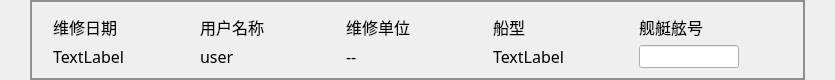
             <widget class="QWidget" name="widget_information_feedback_top" native="true">
              <property name="minimumSize">
               <size>
                <width>0</width>
                <height>80</height>
               </size>
              </property>
              <property name="maximumSize">
               <size>
                <width>16777215</width>
                <height>80</height>
               </size>
              </property>
              <layout class="QHBoxLayout" name="horizontalLayout_19">
               <property name="leftMargin">
                <number>30</number>
               </property>
               <property name="topMargin">
                <number>0</number>
               </property>
               <property name="rightMargin">
                <number>30</number>
               </property>
               <property name="bottomMargin">
                <number>0</number>
               </property>
               <item>
                <widget class="QGroupBox" name="groupBox_information_feedback_top">
                 <property name="minimumSize">
                  <size>
                   <width>0</width>
                   <height>80</height>
                  </size>
                 </property>
                 <property name="maximumSize">
                  <size>
                   <width>16777215</width>
                   <height>80</height>
                  </size>
                 </property>
                 <property name="styleSheet">
                  <string notr="true">QGroupBox#groupBox_information_feedback_top{
border: 2px solid #8f8f91;}    
</string>
                 </property>
                 <property name="title">
                  <string/>
                 </property>
                 <layout class="QHBoxLayout" name="horizontalLayout_20">
                  <property name="leftMargin">
                   <number>11</number>
                  </property>
                  <property name="topMargin">
                   <number>0</number>
                  </property>
                  <property name="rightMargin">
                   <number>11</number>
                  </property>
                  <property name="bottomMargin">
                   <number>0</number>
                  </property>
                  <item>
                   <widget class="QWidget" name="widget_Diagnosis_Date" native="true">
                    <layout class="QVBoxLayout" name="verticalLayout_23">
                     <item>
                      <widget class="QLabel" name="label_Diagnosis_Date_sign">
                       <property name="minimumSize">
                        <size>
                         <width>80</width>
                         <height>0</height>
                        </size>
                       </property>
                       <property name="maximumSize">
                        <size>
                         <width>80</width>
                         <height>16777215</height>
                        </size>
                       </property>
                       <property name="font">
                        <font>
                         <family>微软雅黑</family>
                         <pointsize>12</pointsize>
                         <weight>50</weight>
                         <italic>false</italic>
                         <bold>false</bold>
                        </font>
                       </property>
                       <property name="styleSheet">
                        <string notr="true">/*QLabel { 
    border-radius: 8px; 
    min-width: 120px;
    min-height: 40px;
	background-color: rgb(216, 255, 164);
	color: rgb(0, 85, 255);
	font: 75 10pt &quot;微软雅黑&quot;;
 }*/</string>
                       </property>
                       <property name="text">
                        <string>维修日期</string>
                       </property>
                      </widget>
                     </item>
                     <item>
                      <widget class="QLabel" name="label_Diagnosis_Date">
                       <property name="font">
                        <font>
                         <family>微软雅黑</family>
                         <pointsize>12</pointsize>
                         <weight>50</weight>
                         <italic>false</italic>
                         <bold>false</bold>
                        </font>
                       </property>
                       <property name="text">
                        <string>TextLabel</string>
                       </property>
                      </widget>
                     </item>
                    </layout>
                   </widget>
                  </item>
                  <item>
                   <spacer name="horizontalSpacer_100">
                    <property name="orientation">
                     <enum>Qt::Horizontal</enum>
                    </property>
                    <property name="sizeHint" stdset="0">
                     <size>
                      <width>43</width>
                      <height>20</height>
                     </size>
                    </property>
                   </spacer>
                  </item>
                  <item>
                   <widget class="QWidget" name="widget_user_name" native="true">
                    <layout class="QVBoxLayout" name="verticalLayout_24">
                     <item>
                      <widget class="QLabel" name="label_user_name_sign">
                       <property name="minimumSize">
                        <size>
                         <width>80</width>
                         <height>0</height>
                        </size>
                       </property>
                       <property name="maximumSize">
                        <size>
                         <width>80</width>
                         <height>16777215</height>
                        </size>
                       </property>
                       <property name="font">
                        <font>
                         <family>微软雅黑</family>
                         <pointsize>12</pointsize>
                         <weight>50</weight>
                         <italic>false</italic>
                         <bold>false</bold>
                        </font>
                       </property>
                       <property name="styleSheet">
                        <string notr="true">/*QLabel { 
    border-radius: 8px; 
    min-width: 120px;
    min-height: 40px;
	background-color: rgb(216, 255, 164);
	color: rgb(0, 85, 255);
	font: 75 10pt &quot;微软雅黑&quot;;
 }*/</string>
                       </property>
                       <property name="text">
                        <string>用户名称</string>
                       </property>
                      </widget>
                     </item>
                     <item>
                      <widget class="QLabel" name="label_user_name">
                       <property name="font">
                        <font>
                         <family>微软雅黑</family>
                         <pointsize>12</pointsize>
                         <weight>50</weight>
                         <italic>false</italic>
                         <bold>false</bold>
                        </font>
                       </property>
                       <property name="text">
                        <string>user</string>
                       </property>
                      </widget>
                     </item>
                    </layout>
                   </widget>
                  </item>
                  <item>
                   <spacer name="horizontalSpacer_101">
                    <property name="orientation">
                     <enum>Qt::Horizontal</enum>
                    </property>
                    <property name="sizeHint" stdset="0">
                     <size>
                      <width>42</width>
                      <height>20</height>
                     </size>
                    </property>
                   </spacer>
                  </item>
                  <item>
                   <widget class="QWidget" name="widget_user_maintain_company" native="true">
                    <layout class="QVBoxLayout" name="verticalLayout_25">
                     <item>
                      <widget class="QLabel" name="label_user_maintain_company_sign">
                       <property name="minimumSize">
                        <size>
                         <width>80</width>
                         <height>0</height>
                        </size>
                       </property>
                       <property name="maximumSize">
                        <size>
                         <width>80</width>
                         <height>16777215</height>
                        </size>
                       </property>
                       <property name="font">
                        <font>
                         <family>微软雅黑</family>
                         <pointsize>12</pointsize>
                         <weight>50</weight>
                         <italic>false</italic>
                         <bold>false</bold>
                        </font>
                       </property>
                       <property name="styleSheet">
                        <string notr="true">/*QLabel { 
    border-radius: 8px; 
    min-width: 120px;
    min-height: 40px;
	background-color: rgb(216, 255, 164);
	color: rgb(0, 85, 255);
	font: 75 10pt &quot;微软雅黑&quot;;
 }*/</string>
                       </property>
                       <property name="text">
                        <string>维修单位</string>
                       </property>
                      </widget>
                     </item>
                     <item>
                      <widget class="QLabel" name="label_user_maintain_company">
                       <property name="font">
                        <font>
                         <family>微软雅黑</family>
                         <pointsize>12</pointsize>
                         <weight>50</weight>
                         <italic>false</italic>
                         <bold>false</bold>
                        </font>
                       </property>
                       <property name="text">
                        <string>--</string>
                       </property>
                      </widget>
                     </item>
                    </layout>
                   </widget>
                  </item>
                  <item>
                   <spacer name="horizontalSpacer_50">
                    <property name="orientation">
                     <enum>Qt::Horizontal</enum>
                    </property>
                    <property name="sizeHint" stdset="0">
                     <size>
                      <width>43</width>
                      <height>20</height>
                     </size>
                    </property>
                   </spacer>
                  </item>
                  <item>
                   <widget class="QWidget" name="widget_equipment_name" native="true">
                    <layout class="QVBoxLayout" name="verticalLayout_26">
                     <item>
                      <widget class="QLabel" name="label_equipment_name_sign">
                       <property name="minimumSize">
                        <size>
                         <width>80</width>
                         <height>0</height>
                        </size>
                       </property>
                       <property name="maximumSize">
                        <size>
                         <width>80</width>
                         <height>16777215</height>
                        </size>
                       </property>
                       <property name="font">
                        <font>
                         <family>微软雅黑</family>
                         <pointsize>12</pointsize>
                         <weight>50</weight>
                         <italic>false</italic>
                         <bold>false</bold>
                        </font>
                       </property>
                       <property name="styleSheet">
                        <string notr="true">/*QLabel { 
    border-radius: 8px; 
    min-width: 120px;
    min-height: 40px;
	background-color: rgb(216, 255, 164);
	color: rgb(0, 85, 255);
	font: 75 10pt &quot;微软雅黑&quot;;
 }*/</string>
                       </property>
                       <property name="text">
                        <string>船型</string>
                       </property>
                      </widget>
                     </item>
                     <item>
                      <widget class="QLabel" name="label_equipment_name">
                       <property name="font">
                        <font>
                         <family>微软雅黑</family>
                         <pointsize>12</pointsize>
                         <weight>50</weight>
                         <italic>false</italic>
                         <bold>false</bold>
                        </font>
                       </property>
                       <property name="text">
                        <string>TextLabel</string>
                       </property>
                      </widget>
                     </item>
                    </layout>
                   </widget>
                  </item>
                  <item>
                   <spacer name="horizontalSpacer_51">
                    <property name="orientation">
                     <enum>Qt::Horizontal</enum>
                    </property>
                    <property name="sizeHint" stdset="0">
                     <size>
                      <width>42</width>
                      <height>20</height>
                     </size>
                    </property>
                   </spacer>
                  </item>
                  <item>
                   <widget class="QWidget" name="widget_boat_number" native="true">
                    <layout class="QVBoxLayout" name="verticalLayout_27">
                     <item>
                      <widget class="QLabel" name="label_boat_number_sign">
                       <property name="minimumSize">
                        <size>
                         <width>80</width>
                         <height>0</height>
                        </size>
                       </property>
                       <property name="maximumSize">
                        <size>
                         <width>80</width>
                         <height>16777215</height>
                        </size>
                       </property>
                       <property name="font">
                        <font>
                         <family>微软雅黑</family>
                         <pointsize>12</pointsize>
                         <weight>50</weight>
                         <italic>false</italic>
                         <bold>false</bold>
                        </font>
                       </property>
                       <property name="styleSheet">
                        <string notr="true">/*QLabel { 
    border-radius: 8px; 
    min-width: 120px;
    min-height: 40px;
	background-color: rgb(216, 255, 164);
	color: rgb(0, 85, 255);
	font: 75 10pt &quot;微软雅黑&quot;;
 }*/</string>
                       </property>
                       <property name="text">
                        <string>舰艇舷号</string>
                       </property>
                      </widget>
                     </item>
                     <item>
                      <widget class="QLineEdit" name="lineEdit_boat_number">
                       <property name="maximumSize">
                        <size>
                         <width>100</width>
                         <height>16777215</height>
                        </size>
                       </property>
                       <property name="font">
                        <font>
                         <family>微软雅黑</family>
                         <pointsize>12</pointsize>
                         <weight>50</weight>
                         <italic>false</italic>
                         <bold>false</bold>
                        </font>
                       </property>
                      </widget>
                     </item>
                    </layout>
                   </widget>
                  </item>
                  <item>
                   <spacer name="horizontalSpacer_49">
                    <property name="orientation">
                     <enum>Qt::Horizontal</enum>
                    </property>
                    <property name="sizeHint" stdset="0">
                     <size>
                      <width>43</width>
                      <height>20</height>
                     </size>
                    </property>
                   </spacer>
                  </item>
                 </layout>
                </widget>
               </item>
              </layout>
             </widget>
